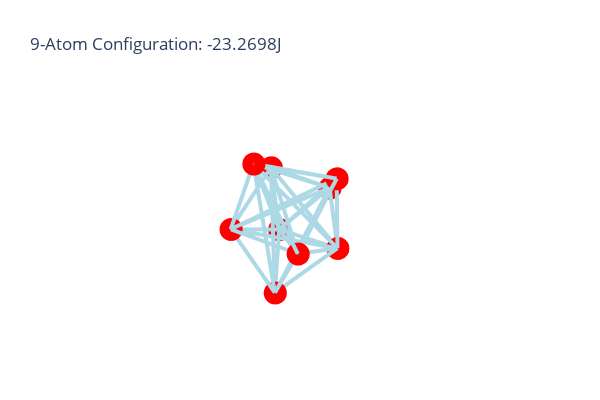

Notebook code for this chart:
### Code cell
config = bfgs(9, debug=True, g_tol=1e-8, energy_tol=1e-12, debug_rate=20)
plot_3d_points(*config)

### Figure 1 — Plotly figure (JSON) as saved in the notebook; plotly's stock layout.template omitted (floating-point values rounded to 4 significant figures)
{"data": [{"hoverinfo": "text", "hovertext": "Length: 9.95e-01, Contributes -9.99e-01J", "line": {"color": "rgb(173, 216, 230, 0.4)", "width": 8}, "mode": "lines", "showlegend": false, "type": "scatter3d", "x": [0, -0.8513], "y": [0, 0.3846], "z": [0, -0.3422]}, {"hoverinfo": "text", "hovertext": "Length: 9.95e-01, Contributes -9.99e-01J", "line": {"color": "rgb(173, 216, 230, 0.4)", "width": 8}, "mode": "lines", "showlegend": false, "type": "scatter3d", "x": [0, -0.662], "y": [0, -0.5751], "z": [0, -0.4698]}, {"hoverinfo": "text", "hovertext": "Length: 9.95e-01, Contributes -9.99e-01J", "line": {"color": "rgb(173, 216, 230, 0.4)", "width": 8}, "mode": "lines", "showlegend": false, "type": "scatter3d", "x": [0, 0.003975], "y": [0, 0.612], "z": [0, -0.7842]}, {"hoverinfo": "text", "hovertext": "Length: 1.72e+00, Contributes -7.54e-02J", "line": {"color": "rgb(173, 216, 230, 0.4)", "width": 8}, "mode": "lines", "showlegend": false, "type": "scatter3d", "x": [0, -1.437], "y": [0, -0.159], "z": [0, -0.9351]}, {"hoverinfo": "text", "hovertext": "Length: 9.95e-01, Contributes -9.99e-01J", "line": {"color": "rgb(173, 216, 230, 0.4)", "width": 8}, "mode": "lines", "showlegend": false, "type": "scatter3d", "x": [0, 0.1932], "y": [0, -0.3476], "z": [0, -0.9119]}, {"hoverinfo": "text", "hovertext": "Length: 1.64e+00, Contributes -9.98e-02J", "line": {"color": "rgb(173, 216, 230, 0.4)", "width": 8}, "mode": "lines", "showlegend": false, "type": "scatter3d", "x": [0, -0.8216], "y": [0, 0.5207], "z": [0, -1.322]}, {"hoverinfo": "text", "hovertext": "Length: 1.64e+00, Contributes -9.98e-02J", "line": {"color": "rgb(173, 216, 230, 0.4)", "width": 8}, "mode": "lines", "showlegend": false, "type": "scatter3d", "x": [0, -0.6323], "y": [0, -0.439], "z": [0, -1.449]}, {"hoverinfo": "text", "hovertext": "Length: 1.72e+00, Contributes -7.54e-02J", "line": {"color": "rgb(173, 216, 230, 0.4)", "width": 8}, "mode": "lines", "showlegend": false, "type": "scatter3d", "x": [0, 0.05168], "y": [0, 0.2368], "z": [0, -1.704]}, {"hoverinfo": "text", "hovertext": "Length: 9.86e-01, Contributes -9.93e-01J", "line": {"color": "rgb(173, 216, 230, 0.4)", "width": 8}, "mode": "lines", "showlegend": false, "type": "scatter3d", "x": [-0.8513, -0.662], "y": [0.3846, -0.5751], "z": [-0.3422, -0.4698]}, {"hoverinfo": "text", "hovertext": "Length: 9.89e-01, Contributes -9.95e-01J", "line": {"color": "rgb(173, 216, 230, 0.4)", "width": 8}, "mode": "lines", "showlegend": false, "type": "scatter3d", "x": [-0.8513, 0.003975], "y": [0.3846, 0.612], "z": [-0.3422, -0.7842]}, {"hoverinfo": "text", "hovertext": "Length: 9.95e-01, Contributes -9.99e-01J", "line": {"color": "rgb(173, 216, 230, 0.4)", "width": 8}, "mode": "lines", "showlegend": false, "type": "scatter3d", "x": [-0.8513, -1.437], "y": [0.3846, -0.159], "z": [-0.3422, -0.9351]}, {"hoverinfo": "text", "hovertext": "Length: 1.40e+00, Contributes -2.51e-01J", "line": {"color": "rgb(173, 216, 230, 0.4)", "width": 8}, "mode": "lines", "showlegend": false, "type": "scatter3d", "x": [-0.8513, 0.1932], "y": [0.3846, -0.3476], "z": [-0.3422, -0.9119]}, {"hoverinfo": "text", "hovertext": "Length: 9.89e-01, Contributes -9.95e-01J", "line": {"color": "rgb(173, 216, 230, 0.4)", "width": 8}, "mode": "lines", "showlegend": false, "type": "scatter3d", "x": [-0.8513, -0.8216], "y": [0.3846, 0.5207], "z": [-0.3422, -1.322]}, {"hoverinfo": "text", "hovertext": "Length: 1.40e+00, Contributes -2.51e-01J", "line": {"color": "rgb(173, 216, 230, 0.4)", "width": 8}, "mode": "lines", "showlegend": false, "type": "scatter3d", "x": [-0.8513, -0.6323], "y": [0.3846, -0.439], "z": [-0.3422, -1.449]}, {"hoverinfo": "text", "hovertext": "Length: 1.64e+00, Contributes -9.98e-02J", "line": {"color": "rgb(173, 216, 230, 0.4)", "width": 8}, "mode": "lines", "showlegend": false, "type": "scatter3d", "x": [-0.8513, 0.05168], "y": [0.3846, 0.2368], "z": [-0.3422, -1.704]}, {"hoverinfo": "text", "hovertext": "Length: 1.40e+00, Contributes -2.51e-01J", "line": {"color": "rgb(173, 216, 230, 0.4)", "width": 8}, "mode": "lines", "showlegend": false, "type": "scatter3d", "x": [-0.662, 0.003975], "y": [-0.5751, 0.612], "z": [-0.4698, -0.7842]}, {"hoverinfo": "text", "hovertext": "Length: 9.95e-01, Contributes -9.99e-01J", "line": {"color": "rgb(173, 216, 230, 0.4)", "width": 8}, "mode": "lines", "showlegend": false, "type": "scatter3d", "x": [-0.662, -1.437], "y": [-0.5751, -0.159], "z": [-0.4698, -0.9351]}, {"hoverinfo": "text", "hovertext": "Length: 9.89e-01, Contributes -9.95e-01J", "line": {"color": "rgb(173, 216, 230, 0.4)", "width": 8}, "mode": "lines", "showlegend": false, "type": "scatter3d", "x": [-0.662, 0.1932], "y": [-0.5751, -0.3476], "z": [-0.4698, -0.9119]}, {"hoverinfo": "text", "hovertext": "Length: 1.40e+00, Contributes -2.51e-01J", "line": {"color": "rgb(173, 216, 230, 0.4)", "width": 8}, "mode": "lines", "showlegend": false, "type": "scatter3d", "x": [-0.662, -0.8216], "y": [-0.5751, 0.5207], "z": [-0.4698, -1.322]}, {"hoverinfo": "text", "hovertext": "Length: 9.89e-01, Contributes -9.95e-01J", "line": {"color": "rgb(173, 216, 230, 0.4)", "width": 8}, "mode": "lines", "showlegend": false, "type": "scatter3d", "x": [-0.662, -0.6323], "y": [-0.5751, -0.439], "z": [-0.4698, -1.449]}, {"hoverinfo": "text", "hovertext": "Length: 1.64e+00, Contributes -9.98e-02J", "line": {"color": "rgb(173, 216, 230, 0.4)", "width": 8}, "mode": "lines", "showlegend": false, "type": "scatter3d", "x": [-0.662, 0.05168], "y": [-0.5751, 0.2368], "z": [-0.4698, -1.704]}, {"hoverinfo": "text", "hovertext": "Length: 1.64e+00, Contributes -9.98e-02J", "line": {"color": "rgb(173, 216, 230, 0.4)", "width": 8}, "mode": "lines", "showlegend": false, "type": "scatter3d", "x": [0.003975, -1.437], "y": [0.612, -0.159], "z": [-0.7842, -0.9351]}, {"hoverinfo": "text", "hovertext": "Length: 9.86e-01, Contributes -9.93e-01J", "line": {"color": "rgb(173, 216, 230, 0.4)", "width": 8}, "mode": "lines", "showlegend": false, "type": "scatter3d", "x": [0.003975, 0.1932], "y": [0.612, -0.3476], "z": [-0.7842, -0.9119]}, {"hoverinfo": "text", "hovertext": "Length: 9.89e-01, Contributes -9.95e-01J", "line": {"color": "rgb(173, 216, 230, 0.4)", "width": 8}, "mode": "lines", "showlegend": false, "type": "scatter3d", "x": [0.003975, -0.8216], "y": [0.612, 0.5207], "z": [-0.7842, -1.322]}, {"hoverinfo": "text", "hovertext": "Length: 1.40e+00, Contributes -2.51e-01J", "line": {"color": "rgb(173, 216, 230, 0.4)", "width": 8}, "mode": "lines", "showlegend": false, "type": "scatter3d", "x": [0.003975, -0.6323], "y": [0.612, -0.439], "z": [-0.7842, -1.449]}, {"hoverinfo": "text", "hovertext": "Length: 9.95e-01, Contributes -9.99e-01J", "line": {"color": "rgb(173, 216, 230, 0.4)", "width": 8}, "mode": "lines", "showlegend": false, "type": "scatter3d", "x": [0.003975, 0.05168], "y": [0.612, 0.2368], "z": [-0.7842, -1.704]}, {"hoverinfo": "text", "hovertext": "Length: 1.64e+00, Contributes -9.98e-02J", "line": {"color": "rgb(173, 216, 230, 0.4)", "width": 8}, "mode": "lines", "showlegend": false, "type": "scatter3d", "x": [-1.437, 0.1932], "y": [-0.159, -0.3476], "z": [-0.9351, -0.9119]}, {"hoverinfo": "text", "hovertext": "Length: 9.95e-01, Contributes -9.99e-01J", "line": {"color": "rgb(173, 216, 230, 0.4)", "width": 8}, "mode": "lines", "showlegend": false, "type": "scatter3d", "x": [-1.437, -0.8216], "y": [-0.159, 0.5207], "z": [-0.9351, -1.322]}, {"hoverinfo": "text", "hovertext": "Length: 9.95e-01, Contributes -9.99e-01J", "line": {"color": "rgb(173, 216, 230, 0.4)", "width": 8}, "mode": "lines", "showlegend": false, "type": "scatter3d", "x": [-1.437, -0.6323], "y": [-0.159, -0.439], "z": [-0.9351, -1.449]}, {"hoverinfo": "text", "hovertext": "Length: 1.72e+00, Contributes -7.54e-02J", "line": {"color": "rgb(173, 216, 230, 0.4)", "width": 8}, "mode": "lines", "showlegend": false, "type": "scatter3d", "x": [-1.437, 0.05168], "y": [-0.159, 0.2368], "z": [-0.9351, -1.704]}, {"hoverinfo": "text", "hovertext": "Length: 1.40e+00, Contributes -2.51e-01J", "line": {"color": "rgb(173, 216, 230, 0.4)", "width": 8}, "mode": "lines", "showlegend": false, "type": "scatter3d", "x": [0.1932, -0.8216], "y": [-0.3476, 0.5207], "z": [-0.9119, -1.322]}, {"hoverinfo": "text", "hovertext": "Length: 9.89e-01, Contributes -9.95e-01J", "line": {"color": "rgb(173, 216, 230, 0.4)", "width": 8}, "mode": "lines", "showlegend": false, "type": "scatter3d", "x": [0.1932, -0.6323], "y": [-0.3476, -0.439], "z": [-0.9119, -1.449]}, {"hoverinfo": "text", "hovertext": "Length: 9.95e-01, Contributes -9.99e-01J", "line": {"color": "rgb(173, 216, 230, 0.4)", "width": 8}, "mode": "lines", "showlegend": false, "type": "scatter3d", "x": [0.1932, 0.05168], "y": [-0.3476, 0.2368], "z": [-0.9119, -1.704]}, {"hoverinfo": "text", "hovertext": "Length: 9.86e-01, Contributes -9.93e-01J", "line": {"color": "rgb(173, 216, 230, 0.4)", "width": 8}, "mode": "lines", "showlegend": false, "type": "scatter3d", "x": [-0.8216, -0.6323], "y": [0.5207, -0.439], "z": [-1.322, -1.449]}, {"hoverinfo": "text", "hovertext": "Length: 9.95e-01, Contributes -9.99e-01J", "line": {"color": "rgb(173, 216, 230, 0.4)", "width": 8}, "mode": "lines", "showlegend": false, "type": "scatter3d", "x": [-0.8216, 0.05168], "y": [0.5207, 0.2368], "z": [-1.322, -1.704]}, {"hoverinfo": "text", "hovertext": "Length: 9.95e-01, Contributes -9.99e-01J", "line": {"color": "rgb(173, 216, 230, 0.4)", "width": 8}, "mode": "lines", "showlegend": false, "type": "scatter3d", "x": [-0.6323, 0.05168], "y": [-0.439, 0.2368], "z": [-1.449, -1.704]}, {"hovertext": ["Point 1", "Point 2", "Point 3", "Point 4", "Point 5", "Point 6", "Point 7", "Point 8", "Point 9"], "marker": {"color": "red", "size": 8}, "mode": "markers", "showlegend": false, "type": "scatter3d", "x": [0.0, -0.8513, -0.662, 0.003975, -1.437, 0.1932, -0.8216, -0.6323, 0.05168], "y": [0.0, 0.3846, -0.5751, 0.612, -0.159, -0.3476, 0.5207, -0.439, 0.2368], "z": [0.0, -0.3422, -0.4698, -0.7842, -0.9351, -0.9119, -1.322, -1.449, -1.704]}], "layout": {"height": 400, "paper_bgcolor": "rgba(0,0,0,0)", "plot_bgcolor": "rgba(0,0,0,0)", "scene": {"xaxis": {"showgrid": false, "showticklabels": false, "title": {"text": ""}, "visible": false, "zeroline": false}, "yaxis": {"showgrid": false, "showticklabels": false, "title": {"text": ""}, "visible": false, "zeroline": false}, "zaxis": {"showgrid": false, "showticklabels": false, "title": {"text": ""}, "visible": false, "zeroline": false}}, "title": {"text": "9-Atom Configuration: -23.2698J"}, "width": 600}}
